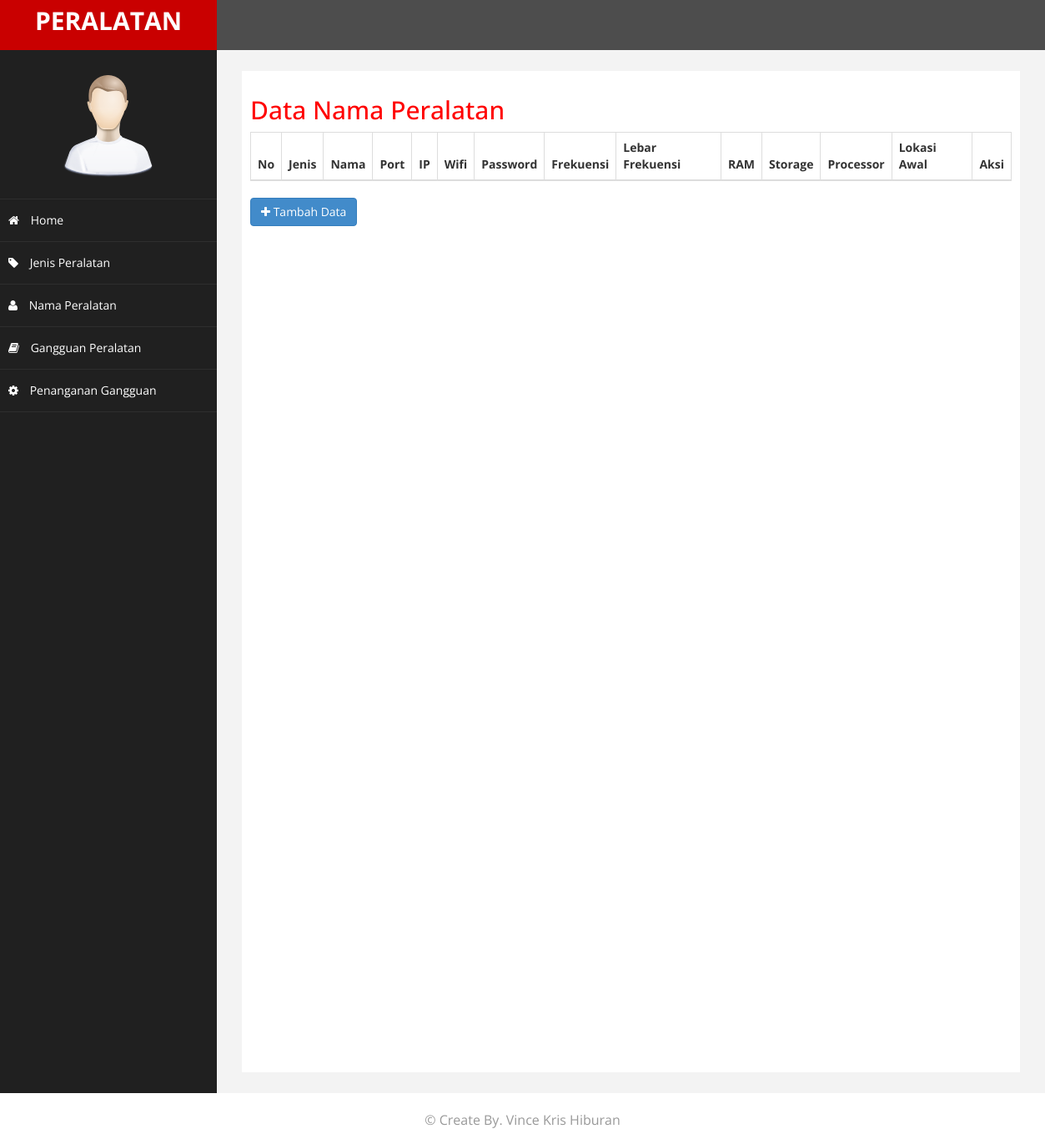
The app's page /index.php?halaman=nama, older data.
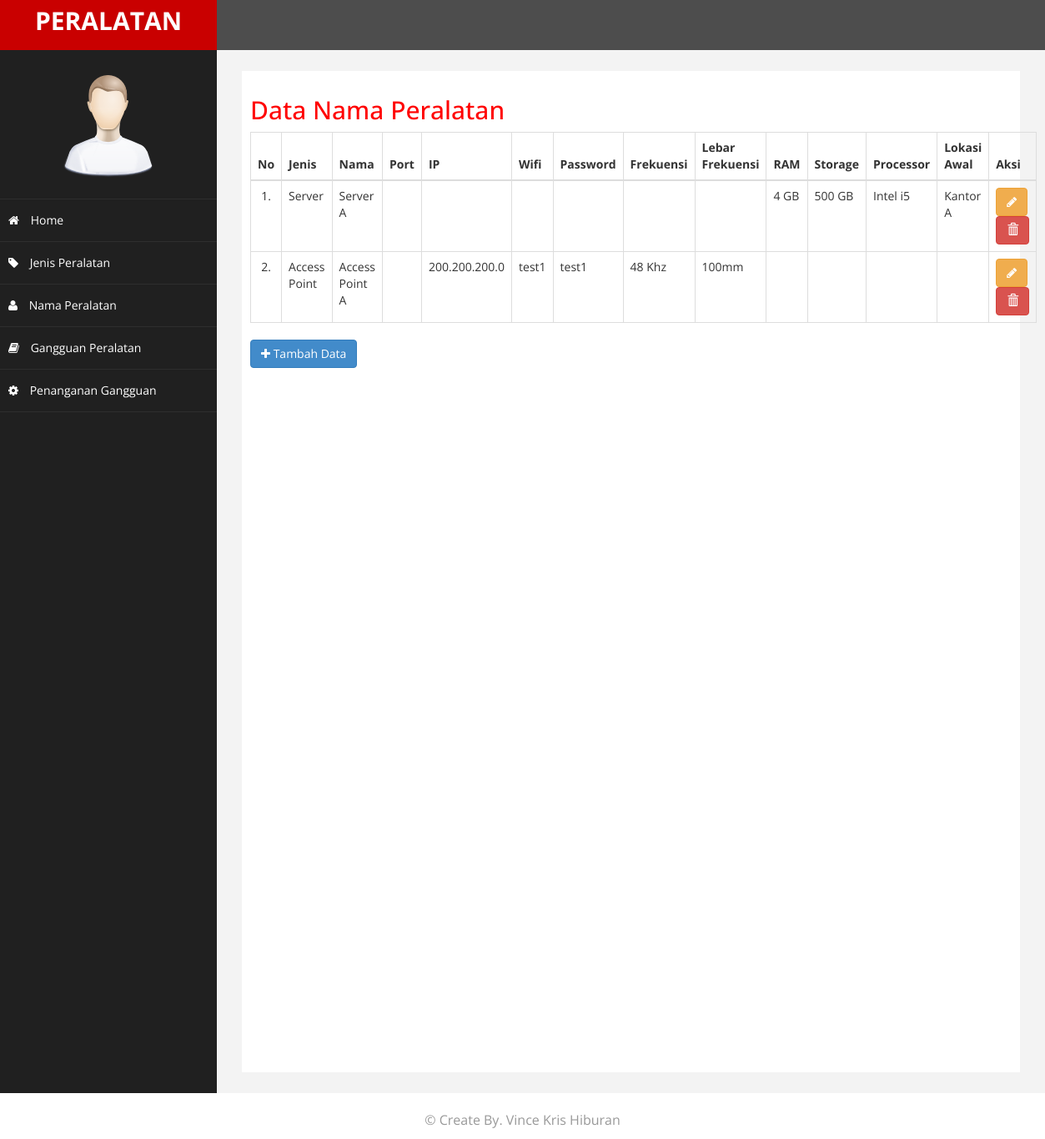
The same page, newer data.
### tables this page shows
CREATE TABLE `nama_peralatan` (
  `id_nama` int(11) NOT NULL,
  `id_jenis` int(11) NOT NULL,
  `nama_jenis` varchar(50) NOT NULL,
  `nama_alat` varchar(50) NOT NULL,
  `jumlah_port` varchar(11) DEFAULT NULL,
  `alamat_ip` varchar(50) DEFAULT NULL,
  `nama_wifi` varchar(50) DEFAULT NULL,
  `pass_wifi` varchar(50) DEFAULT NULL,
  `frekuensi` varchar(50) DEFAULT NULL,
  `lebar_frekuensi` varchar(50) DEFAULT NULL,
  `ram` varchar(50) DEFAULT NULL,
  `storage` varchar(50) DEFAULT NULL,
  `prosesor` varchar(50) DEFAULT NULL,
  `lokasi_awal` varchar(50) NOT NULL
);

CREATE TABLE `jenis_peralatan` (
  `id_jenis` int(11) NOT NULL,
  `nama_jenis` varchar(50) NOT NULL
);

### nama/data.php (the view)
<h2>Data Nama Peralatan</h2>
<table class="table table-bordered">
	<thead>
		<tr>
			<th>No</th>
			<th>Jenis</th>
			<th>Nama</th>
			<th>Port </th>
			<th>IP</th>
			<th>Wifi</th>
			<th>Password</th>
			<th>Frekuensi</th>
			<th>Lebar Frekuensi</th>
			<th>RAM</th>
			<th>Storage</th>
			<th>Processor</th>
			<th>Lokasi Awal</th>
			<th>Aksi</th>
		</tr>
	</thead>
	<tbody>
		<?php $nomor=1; ?>
		<?php $ambil = $koneksi->query("SELECT *, jenis_peralatan.id_jenis, jenis_peralatan.nama_jenis as nama_jenis FROM nama_peralatan left join jenis_peralatan on nama_peralatan.id_jenis = jenis_peralatan.id_jenis"); ?>
		<?php while($pecah = $ambil->fetch_assoc()){?>
		<tr>
			<td width="5%" class="text-center"><?php echo $nomor."."; ?></td>
			<td><?php echo $pecah['nama_jenis']; ?></td>
			<td><?php echo $pecah['nama_alat']; ?></td>
			<td><?php echo $pecah['jumlah_port']; ?></td>
			<td><?php echo $pecah['alamat_ip']; ?></td>
			<td><?php echo $pecah['nama_wifi']; ?></td>
			<td><?php echo $pecah['pass_wifi']; ?></td>
			<td><?php echo $pecah['frekuensi']; ?></td>
			<td><?php echo $pecah['lebar_frekuensi']; ?></td>
			<td><?php echo $pecah['ram']; ?></td>
			<td><?php echo $pecah['storage']; ?></td>
			<td><?php echo $pecah['prosesor']; ?></td>
			<td><?php echo $pecah['lokasi_awal']; ?></td>
			<td>
				<a href="index.php?halaman=editnama&id=<?php echo $pecah['id_nama']; ?>" class="btn-warning btn"><i class="fa fa-pencil"></i></a>
				<a href="index.php?halaman=hapusnama&id=<?php echo $pecah['id_nama']; ?>" class="btn-danger btn"><i class="glyphicon glyphicon-trash"></i></a>
			</td>
		</tr>
		<?php $nomor++; ?>
		<?php } ?>
	</tbody>
</table>
<a href="index.php?halaman=tambahnama" class="btn btn-primary"><i class="fa fa-plus"></i> Tambah Data</a>

### index.php (shortened to what this page needs)
<?php
$koneksi = new mysqli("localhost","root","","dbvince");
?>
<!DOCTYPE html>
<html xmlns="http://www.w3.org/1999/xhtml">
<head>
    <link href="assets/css/bootstrap.css" rel="stylesheet" />
    <link href="assets/css/font-awesome.css" rel="stylesheet" />
    <link href="assets/js/morris/morris-0.4.3.min.css" rel="stylesheet" />
    <link href="assets/css/custom.css" rel="stylesheet" />
</head>
<body>
    <div id="wrapper">
        <nav class="navbar navbar-default navbar-cls-top " role="navigation" style="margin-bottom: 0">
            <div class="navbar-header">
                <a class="navbar-brand" href="index.php">PERALATAN</a>
            </div>
        </nav>
        <nav class="navbar-default navbar-side" role="navigation">
            <div class="sidebar-collapse">
                <ul class="nav" id="main-menu">
				<li class="text-center">
                    <img src="assets/img/find_user.png" class="user-image img-responsive"/>
					</li>
                    <li><a href="index.php"><i class="fa fa-home"></i> Home</a></li>
                    <li><a href="index.php?halaman=jenis"><i class="fa fa-tag"></i> Jenis Peralatan</a></li>
                    <li><a href="index.php?halaman=nama"><i class="fa fa-user"></i> Nama Peralatan</a></li>
                    <li><a href="index.php?halaman=gangguan"><i class="fa fa-book"></i> Gangguan Peralatan</a></li>
                    <li><a href="index.php?halaman=penanganan"><i class="fa fa-gear"></i> Penanganan Gangguan</a></li>
                </ul>
            </div>
        </nav>
        <div id="page-wrapper" >
            <div id="page-inner">
                <?php
                if (isset($_GET['halaman']))
                {
                    if ($_GET['halaman']=="jenis")
                    {
                        include 'jenis/data.php';
                    }
                    elseif ($_GET['halaman']=="tambahjenis")
                    {
                        include 'jenis/tambah.php';
                    }
                    elseif ($_GET['halaman']=="hapusjenis")
                    {
                        include 'jenis/hapus.php';
                    }
                    elseif ($_GET['halaman']=="editjenis")
                    {
                        include 'jenis/edit.php';
                    }
                    elseif ($_GET['halaman']=="nama")
                    {
                        include 'nama/data.php';
                    }
                    elseif ($_GET['halaman']=="tambahnama")
                    {
                        include 'nama/tambah.php';
                    }
                    elseif ($_GET['halaman']=="hapusnama")
                    {
                        include 'nama/hapus.php';
                    }
                    elseif ($_GET['halaman']=="editnama")
                    {
                        include 'nama/edit.php';
                    }
                    elseif ($_GET['halaman']=="gangguan")
                    {
                        include 'gangguan/data.php';
                    }
                    elseif ($_GET['halaman']=="hapusgangguan")
                    {
                        include 'gangguan/hapus.php';
                    }
                    elseif ($_GET['halaman']=="editgangguan")
                    {
                        include 'gangguan/edit.php';
                    }
                    elseif ($_GET['halaman']=="tambahgangguan")
                    {
                        include 'gangguan/tambah.php';
                    }
                    elseif ($_GET['halaman']=="penanganan")
                    {
                        include 'penanganan/data.php';
                    }
                    elseif ($_GET['halaman']=="tambahpen")
                    {
                        include 'penanganan/tambah.php';
                    }
                    elseif ($_GET['halaman']=="editpen")
                    {
                        include 'penanganan/edit.php';
                    }
                    elseif ($_GET['halaman']=="hapuspen")
                    {
                        include 'penanganan/hapus.php';
                    }
                }
                else
                {
                    include 'home.php';
                }
                ?>
            </div>
            </div>
        </div>
<footer>
    <div class="container">
        <div class="row">
            <center>
            <p class="copyright text-muted">&copy; Create By. Vince Kris Hiburan</p>
            </center>
        </div>
    </div>
</footer>
</body>
</html>

### assets/css/custom.css (style rules this page uses)
body { font-family: 'Open Sans', sans-serif; }
#wrapper { width: 100%; background:#202020; }
#page-wrapper { padding: 15px 15px; min-height: 600px; background:#F3F3F3; }
#page-inner { width:100%; margin:10px 20px 10px 0px; background-color:#fff!important; padding:10px; min-height:1200px; }
.text-center { text-align:center; }
h2 { color: #f00; }
p { font-size:16px; line-height:25px; padding-top:20px; }
.user-image { margin: 25px auto; -webkit-border-radius: 10px; -moz-border-radius: 10px; border-radius: 10px; max-height:170px; max-width:170px; }
.navbar-cls-top .navbar-brand { color: #fff; background: #C90000; width: 260px; text-align: center; height: 60px; font-size: 30px; font-weight: 700; }
.sidebar-collapse , .sidebar-collapse .nav { background:none; }
.sidebar-collapse .nav { padding:0; }
.sidebar-collapse .nav > li > a { color:#fff; background:#202020; text-shadow:none; }
.sidebar-collapse > .nav > li > a { padding:15px 10px; }
.sidebar-collapse > .nav > li { border-bottom: 1px solid rgba(107, 108, 109, 0.19); }
.navbar-side { border:none; background-color: #202020; }
.navbar-cls-top { background:#4D4D4D; border-bottom:none; }
.navbar-default { border:0px solid black; }
.navbar-header { background: #A70303; }
.nav > li > a > i { margin-right:10px; }
@media (min-width:768px) { #page-wrapper { margin: 0 0 0 260px; padding: 15px 30px; min-height: 1200px; } }
@media (min-width:768px) { .navbar-side { z-index: 1; position: absolute; width: 260px; } }
@media (min-width:768px) { .navbar { border-radius: 0px; } }

Row changes from the older to the newer data that the page shows:
added nama_peralatan: id_jenis.nama_jenis "Server", nama_alat "Server A", ram "4 GB", storage "500 GB", prosesor "Intel i5", lokasi_awal "Kantor A"
added nama_peralatan: id_jenis.nama_jenis "Access Point", nama_alat "Access Point A", alamat_ip "200.200.200.0", nama_wifi "test1", pass_wifi "test1", frekuensi "48 Khz", lebar_frekuensi "100mm"
